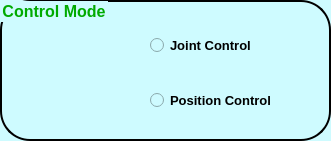
     <widget class="QGroupBox" name="grControlMode">
      <property name="geometry">
       <rect>
        <x>500</x>
        <y>140</y>
        <width>331</width>
        <height>141</height>
       </rect>
      </property>
      <property name="font">
       <font>
        <pointsize>12</pointsize>
        <weight>75</weight>
        <bold>true</bold>
       </font>
      </property>
      <property name="styleSheet">
       <string notr="true">QGroupBox {
color: rgb(0, 170, 0);
border: 2px solid;
border-top-left-radius: 30px;
border-top-right-radius: 30px;
border-bottom-right-radius: 30px;
border-bottom-left-radius: 30px;
	background-color: rgb(206, 251, 255);
}
</string>
      </property>
      <property name="title">
       <string>Control Mode</string>
      </property>
      <widget class="QRadioButton" name="radioJoint">
       <property name="geometry">
        <rect>
         <x>150</x>
         <y>30</y>
         <width>161</width>
         <height>31</height>
        </rect>
       </property>
       <property name="font">
        <font>
         <pointsize>10</pointsize>
         <weight>75</weight>
         <bold>true</bold>
        </font>
       </property>
       <property name="styleSheet">
        <string notr="true">background-color: rgb(206, 251, 255);</string>
       </property>
       <property name="text">
        <string>Joint Control</string>
       </property>
      </widget>
      <widget class="QRadioButton" name="radioPosittion">
       <property name="geometry">
        <rect>
         <x>150</x>
         <y>90</y>
         <width>171</width>
         <height>20</height>
        </rect>
       </property>
       <property name="font">
        <font>
         <pointsize>10</pointsize>
         <weight>75</weight>
         <bold>true</bold>
        </font>
       </property>
       <property name="styleSheet">
        <string notr="true">background-color: rgb(206, 251, 255);</string>
       </property>
       <property name="text">
        <string>Position Control</string>
       </property>
      </widget>
      <widget class="QLabel" name="lbLogoMode">
       <property name="geometry">
        <rect>
         <x>30</x>
         <y>30</y>
         <width>101</width>
         <height>101</height>
        </rect>
       </property>
       <property name="styleSheet">
        <string notr="true">background-color: rgb(206, 251, 255);</string>
       </property>
       <property name="text">
        <string/>
       </property>
       <property name="pixmap">
        <pixmap>mode.png</pixmap>
       </property>
       <property name="scaledContents">
        <bool>true</bool>
       </property>
       <property name="alignment">
        <set>Qt::AlignCenter</set>
       </property>
      </widget>
     </widget>
